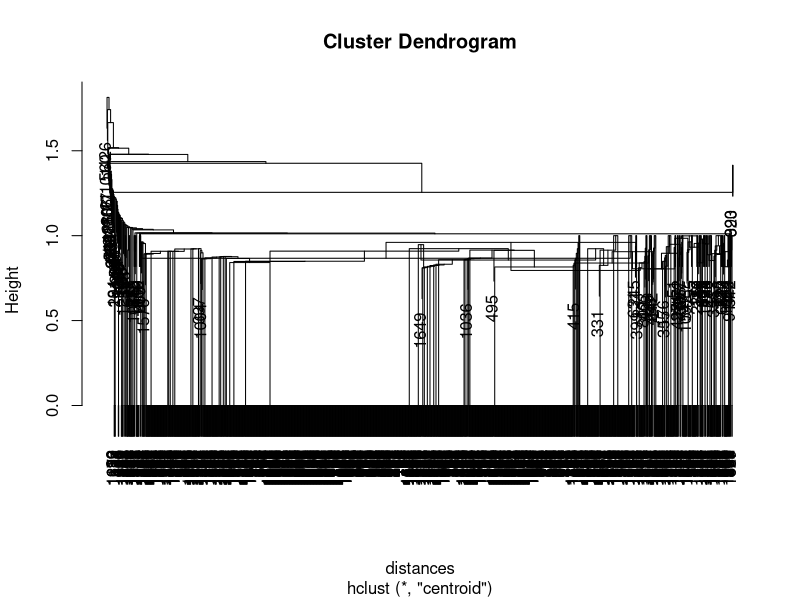

The R source for this figure: (Note: this script raises an error after producing the figure.)
##Introduction to Hierarchical Clustering
#Analyze movieLens data
movies = read.table("Data/movieLens.txt", header=FALSE, sep="|", quote="\"")

str(movies)  

# Add column names
colnames(movies) = c("ID", "Title", "ReleaseDate", "VideoReleaseDate", 
                     "IMDB", "Unknown", "Action", "Adventure", "Animation",
                     "Childrens", "Comedy", "Crime", "Documentary", "Drama", 
                     "Fantasy", "FilmNoir", "Horror", "Musical", "Mystery", 
                     "Romance", "SciFi", "Thriller", "War", "Western") 

str(movies)

# Remove unnecessary variables
movies$ID = NULL
movies$ReleaseDate = NULL
movies$VideoReleaseDate = NULL
movies$IMDB = NULL

# Remove duplicates
movies = unique(movies)

# Take a look at our data again:
str(movies)


# Compute distances
distances = dist(movies[,2:20], method = "euclidean")

# Hierarchical clustering
clusterMovies = hclust(distances, method = "centroid") 
# Plot the dendrogram
plot(clusterMovies)

# Assign points to clusters
clusterGroups = cutree(clusterMovies, k = 10)
table(clusterGroups)

#Now let's figure out what the clusters are like.
# Let's use the tapply function to compute the percentage of movies in each genre and cluster
tapply(movies$Action, clusterGroups, mean)
tapply(movies$Romance, clusterGroups, mean)


# Find which cluster Men in Black is in.

subset(movies, Title=="Men in Black (1997)")
clusterGroups[257]

# Create a new data set with just the movies from cluster 2
cluster2 = subset(movies, clusterGroups==2)

# Look at the first 10 titles in this cluster:
cluster2$Title[1:10]



##Introduction to k-means Clustering
#Analyze CharlesBookClub
Book.df=CharlesBookClub[,c(3:6,8:18)]
set.seed(123)
Member.seg = kmeans(scale(Book.df), centers=3)

Member.seg
Member.seg$cluster

k=10
WGSS=c()
for(i in 1:k){
  WGSS[i]=sum(kmeans(scale(Book.df), centers=i)$withinss)
}

plot(1:k, WGSS, type="b")


